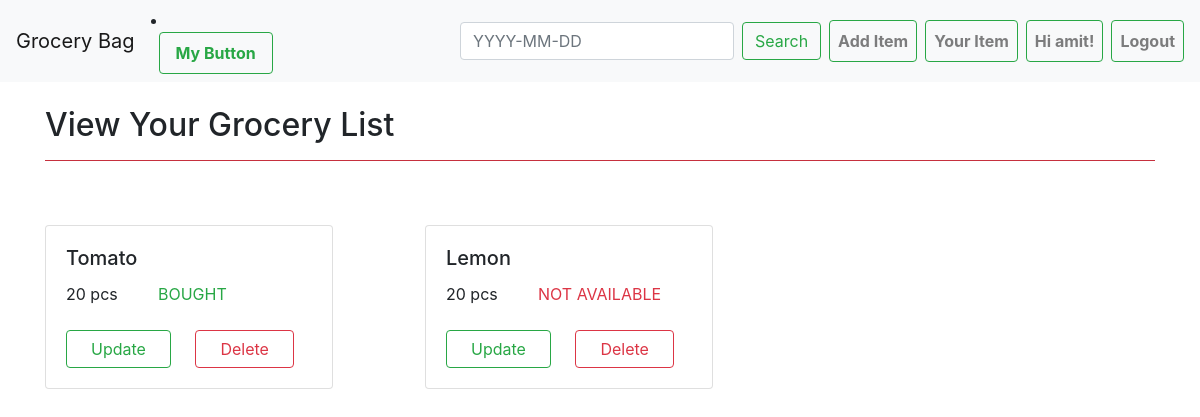
Page /youritem (signed in) on the committed database.
### store/models.py (models this page shows, shortened)
class Item(models.Model):
    status_choices = (
        ('BOUGHT',"BOUGHT"),
        ('NOT AVAILABLE','NOT AVAILABLE'),
        ('PENDING','PENDING'),
    )
    user = models.ForeignKey(User, on_delete = models.CASCADE, null=True, blank=True)
    name = models.CharField(max_length=25)
    quantity = models.CharField(max_length=10)
    status = models.CharField(choices = status_choices, max_length =15)
    date = models.DateField(default='YYYY-MM-DD')

### store/views.py (the view)
# urls.py: path('youritem',views.your_item),
def your_item(request):
    items = Item.objects.filter(user= request.user)
    context = {'data':items}
    return render(request, 'store/userlist.html', context)

### store/templates/store/userlist.html (shortened to what this page needs)
{% extends 'store/base.html' %}
{% block content %}
<div class="container my-4">
  <div>
    <h2>View Your Grocery List</h2>
    <hr class="bg-danger">
  </div>
  <div class="row">
    {% for item in data %}
    <div class="col-md-4 mt-5">
      <div class="card" style="width: 18rem;">
        <div class="card-body">
          <h5 class="card-title">{{item.name}}</h5>
          <div class="row">
            <div class="col-4 mr-auto">{{item.quantity}}</div>
            <div class="col-8">
              {% if item.status == 'NOT AVAILABLE' %}
              <span class="card-text text-justify text-danger">{{item.status}}</span>
              {% elif item.status == 'BOUGHT' %}
              <span class="card-text text-justify text-success">{{item.status}}</span>
              {% else %}
              <span class="card-text text-justify text-primary">{{item.status}}</span>
              {% endif %}
            </div>
          </div>
          {% if request.user.is_authenticated %}
          <a href="/updateitem/{{item.id}}" class="card-link btn btn-outline-success px-4 mt-4">Update</a>
          <a href="/deleteitem/{{item.id}}" class="card-link btn btn-outline-danger px-4 mt-4">Delete</a>
          {% else %}
          <a href="/login" class="card-link btn btn-outline-success px-4 mt-4">Update</a>
          <a href="/login" class="card-link btn btn-outline-danger px-4 mt-4">Delete</a>
          {% endif %}
        </div>
      </div>
    </div>
    {% endfor %}
  </div>
</div>
{% endblock content %}

### store/templates/store/base.html (shortened to what this page needs)
<!doctype html>
<html lang="en">
<head>
    <link rel="stylesheet" href="https://maxcdn.bootstrapcdn.com/bootstrap/4.0.0/css/bootstrap.min.css"
>
</head>
<body>
    <nav class="navbar navbar-expand-lg navbar-light bg-light">
        <a class="navbar-brand" href="/">Grocery Bag</a>
         <li class="nav-item">
                    <button class="nav-link btn btn-outline-success ml-2" onclick = "alert(document.title);" href=""><b>My Button</b></button>
        </li>
        <div class="collapse navbar-collapse" id="navbarSupportedContent">
            <ul class="navbar-nav ml-auto">
                {% if request.user.is_authenticated %}
                <form class="form-inline my-2 my-lg-0" action="/search">
                    <input name="si" class="form-control mr-sm-2" type="search"
                        aria-label="Search" placeholder={% if si %}"{{si}}"{% else %}"YYYY-MM-DD"{% endif %}>
                    <button class="btn btn-outline-success my-2 my-sm-0" type="submit">Search</button>
                </form>
                <li class="nav-item">
                    <a class="nav-link btn btn-outline-success ml-2" href="/createitem"><b>Add Item</b></a>
                </li>
                <li class="nav-item">
                    <a class="nav-link btn btn-outline-success ml-2" href="/youritem"><b>Your Item</b></a>
                </li>
                <li class="nav-item">
                    <a class="nav-link btn btn-outline-success ml-2" href=""><b>Hi {{request.user}}!</b></a>
                </li>
                <li class="nav-item ">
                    <a class="nav-link btn btn-outline-success ml-2" href="/logout"><b>Logout</b></a>
                </li>
                {% endif %}
            </ul>
        </div>
    </nav>
    {% block content %}
    {% endblock content %}
</body>
</html>

### rows in the picture
Item: name "Tomato", quantity "20 pcs", status "BOUGHT"
Item: name "Lemon", quantity "20 pcs", status "NOT AVAILABLE"

### other values in the picture
{{ request.user }} "amit"
